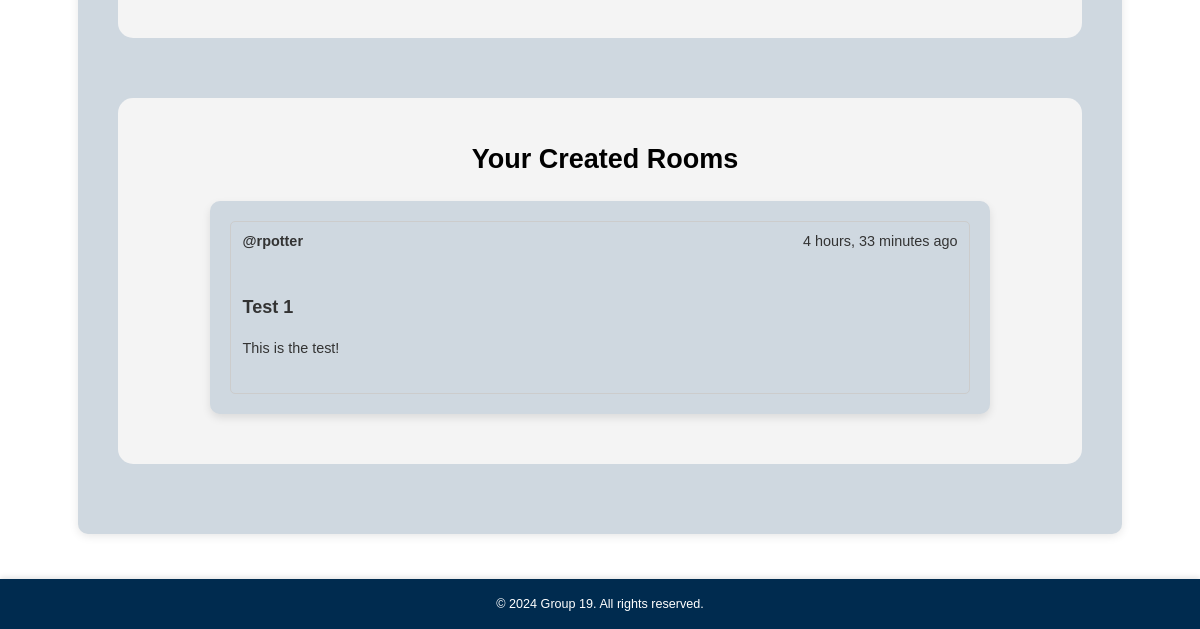
The page /profile/ (signed in, lower part) on the database as committed earlier.
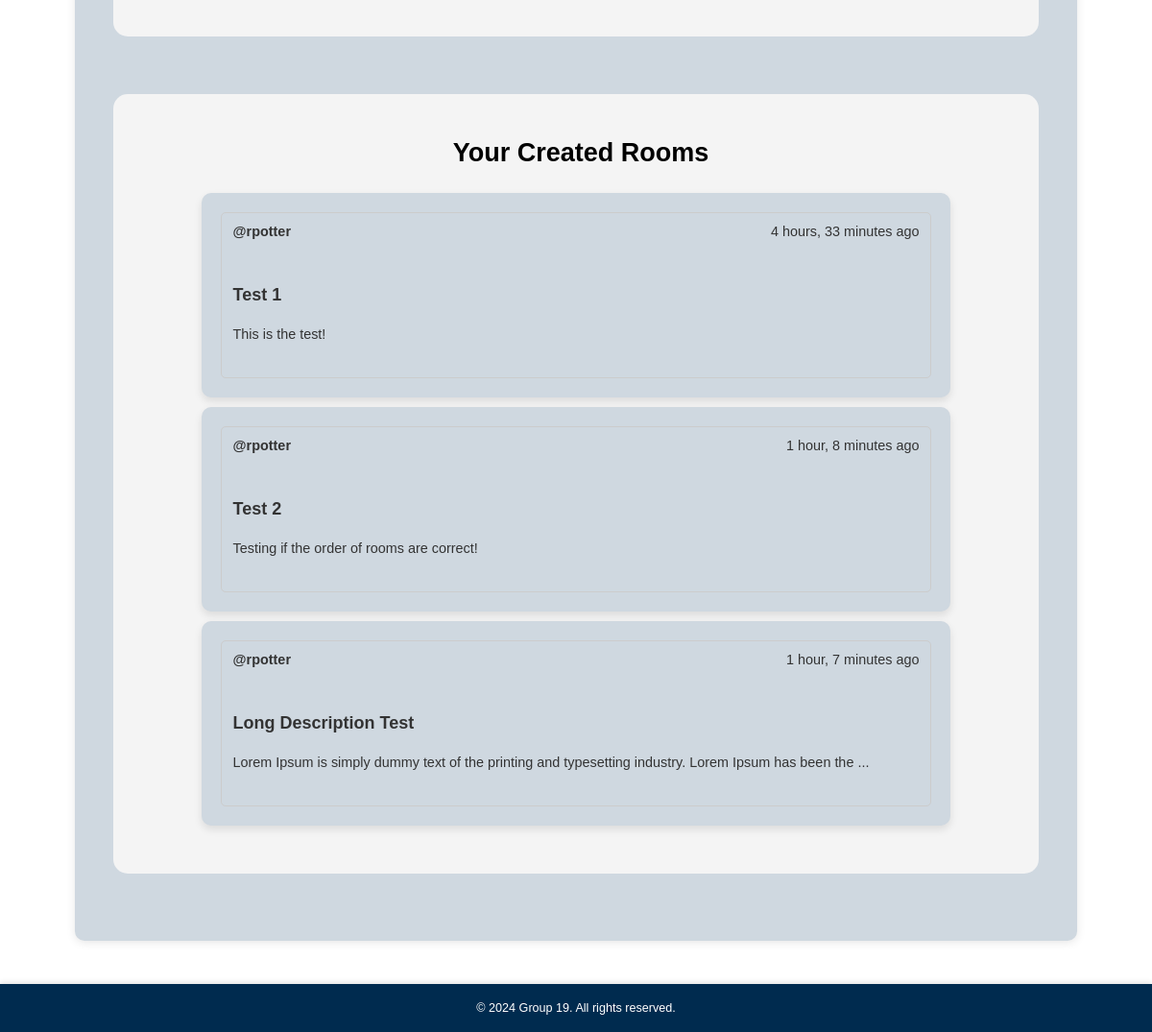
The same page on the database as committed later.
### base/models.py (models this page shows, shortened)
class Room(models.Model):
    name = models.CharField(max_length=255)
    description = models.TextField(blank=True, null=True)
    creator = models.ForeignKey(User, on_delete=models.CASCADE, related_name="rooms_created")
    created_at = models.DateTimeField(auto_now_add=True)

### base/views.py (the view, shortened to what this page needs)
# urls.py: path('profile/', views.profile, name='profile'),
@login_required(login_url='login_register')
def profile(request):
    user = request.user
    password_form = PasswordChangeForm(user)
    rooms = Room.objects.filter(creator=user)
    profile_form = ProfileForm(instance=user.profile)
    return render(request, 'base/profile.html', {
        'user': user,
        'password_form': password_form,
        'profile_form': profile_form,
        'rooms': rooms,
    })

### base/templates/base/profile.html (shortened to what this page needs)
{% extends 'main.html' %}
{% block content %}
<div class="centered-profile">
    <div class="profile-container">
        <div class="profile-card">
        </div>
        <div class="profile-card">
            <h2 class="profile-room-list-title">Your Created Rooms</h2>
            <ul class="room-list">
                {% for room in rooms %}
                    <li class="room-item">
                        <a href="{% url 'chatroom' room.id %}" class="room-link">
                            <div class="room-header">
                                <p class="room-name">@{{ room.creator.username }}</p>
                                <p class="room-time">{{ room.created_at|timesince }} ago</p>
                            </div>
                            <h3 class="room-name">{{ room.name }}</h3>
                            <p class="room-description">
                                {% if room.description|length > 100 %}
                                    {{ room.description|slice:":100" }}...
                                {% else %}
                                    {{ room.description }}
                                {% endif %}
                            </p>
                        </a>
                    </li>
                {% empty %}
                    <p>You haven't created any rooms yet.</p>
                {% endfor %}
            </ul>
        </div>
    </div>
</div>
{% endblock %}

Rows that differ between the two databases and show on the page:
added Room: creator.username "rpotter", created_at "1 hour, 8 minutes", name "Test 2", description "Testing if the order of rooms are correct!"
added Room: creator.username "rpotter", created_at "1 hour, 7 minutes", name "Long Description Test", description "Lorem Ipsum is simply dummy text of the printing and typesetting industry. Lorem Ipsum has been the"
